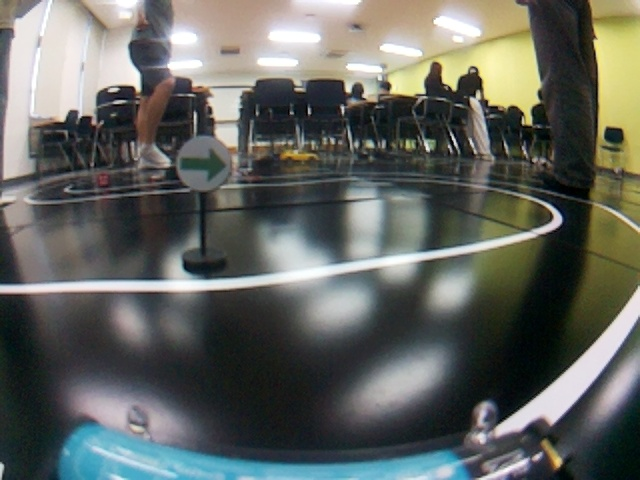
#> input picture reflect_image.jpg, 640 x 480 px
$ python -i cv_module.py   (imports and definitions only)
#> lines starting #> are read from the running program, lines starting #| are printed output that depends on the picture; after the words box and inside, x2 and y2 are one past the last pixel; in counts of white or black regions, pixels touching at a corner belong together
#> further down, picture is the input picture: shape (480, 640, 3); mean B, G, R 96.4, 101.7, 98.8
import cv2
import numpy as np

# PID 제어 변수 (전역)
pid_last_error = 0
pid_integral = 0

def origin_to_gray(frame, lower_white=np.array([0,0,196]), upper_white=np.array([180,28,255])) :
    rgb = cv2.cvtColor(frame, cv2.COLOR_BGRA2RGB)    # BGRA -> RGB
    hsv = cv2.cvtColor(rgb, cv2.COLOR_RGB2HSV)
#> hsv: shape (480, 640, 3); mean H, S, V 72.7, 55.5, 107.9
    mask = cv2.inRange(hsv, lower_white, upper_white)   # 흰색범위 지정한 마스크 생성
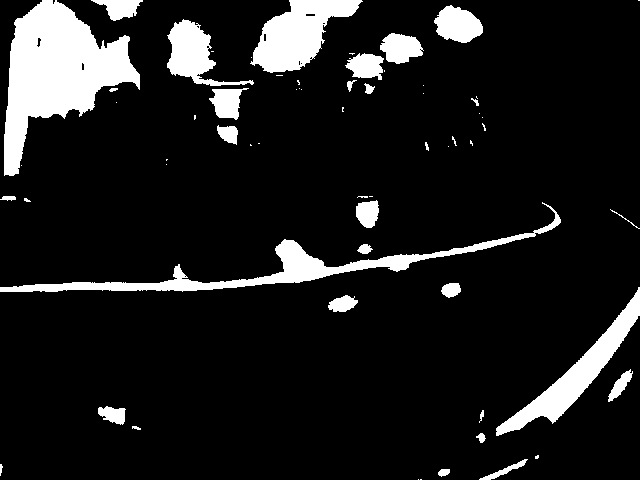
#> mask: shape (480, 640); 11.4% white; 63 white regions (33 under 20 px), largest, box (x1, y1, x2, y2) and area: (4, 0, 140, 176) 11476, (0, 202, 561, 292) 5552, (250, 0, 363, 73) 4324
    mask_white = cv2.bitwise_and(frame, frame, mask=mask)   # 원본 이미지에 마스크 적용, 흰색 영역만 남김
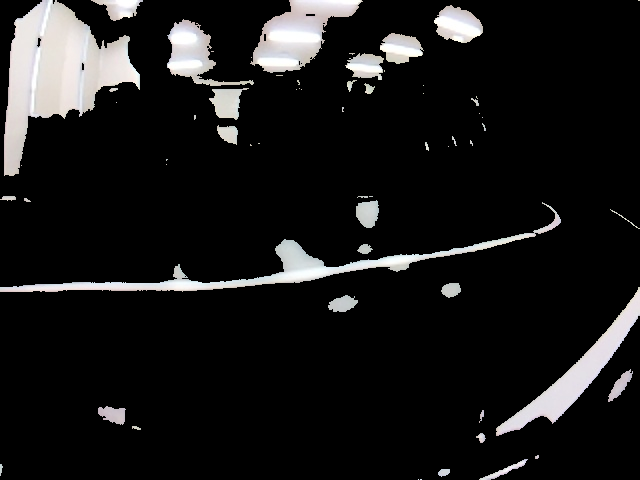
#> mask_white: shape (480, 640, 3); mean B, G, R 25, 25, 25.4
    gray = cv2.cvtColor(mask_white, cv2.COLOR_BGR2GRAY) # 그레이스케일
    gray = cv2.medianBlur(gray, 3) # 미디언 블러 (반사광 억제)
    kernel_size = 7  # 차선 두께보다 약간 작은 크기로 조정
    kernel = cv2.getStructuringElement(cv2.MORPH_RECT, (kernel_size, kernel_size))
    tophat = cv2.morphologyEx(gray, cv2.MORPH_TOPHAT, kernel)
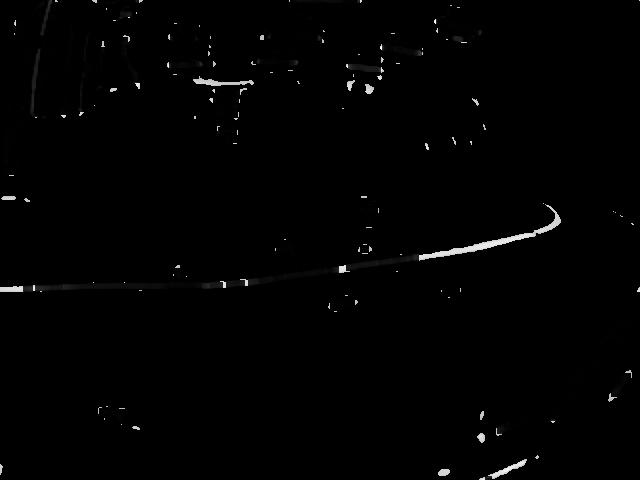
#> tophat: shape (480, 640); min 0, max 253, mean 2.1
    gray = cv2.subtract(gray, tophat) # 반사광 억제: 원본 gray에서 tophat 결과 빼기
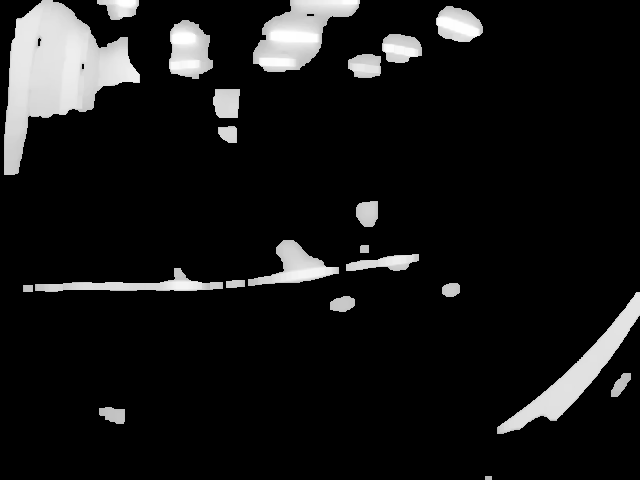
#> gray: shape (480, 640); min 0, max 255, mean 22.9

    return gray

# [6 lines left out: function gray_to_canny, not called in this run]

import numpy as np

# [116 lines left out: functions get_center_from_canny, get_motor_angle, detect_black_yellow, not called in this run]


>>> import cv2
>>> picture = cv2.imread('../reflect_image.jpg')
>>> result = origin_to_gray(picture)

$ run again, on test_pic_1.jpg
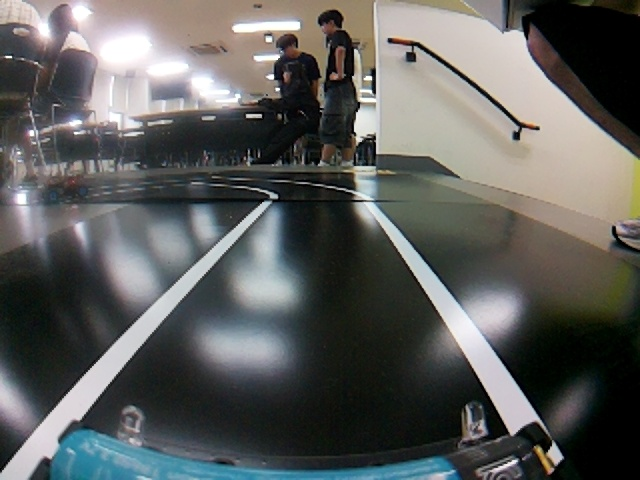
#> input picture test_pic_1.jpg, 640 x 480 px
#> picture is the input picture: shape (480, 640, 3); mean B, G, R 92.8, 94.7, 93.6
#> hsv: shape (480, 640, 3); mean H, S, V 68.2, 50.2, 100.7
#> in origin_to_gray, `mask = cv2.inRange(hsv, lower_white, upper_white)`:
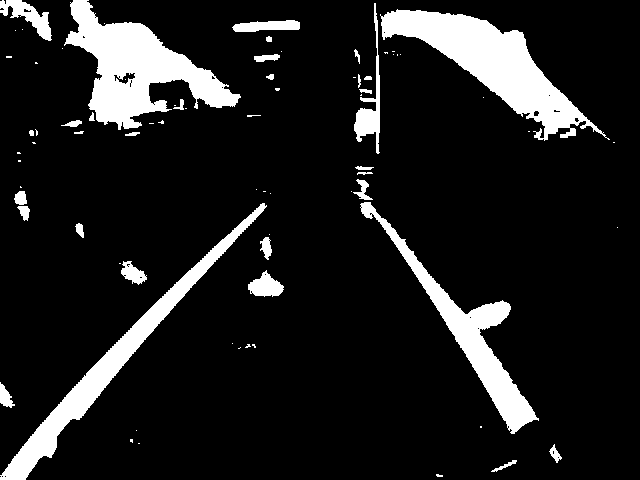
#> mask: shape (480, 640); 12% white; 77 white regions (45 under 20 px), largest, box (x1, y1, x2, y2) and area: (380, 9, 610, 141) 9574, (64, 0, 241, 130) 9253, (0, 203, 267, 480) 6618
#> in origin_to_gray, `gray = cv2.subtract(gray, tophat)`:
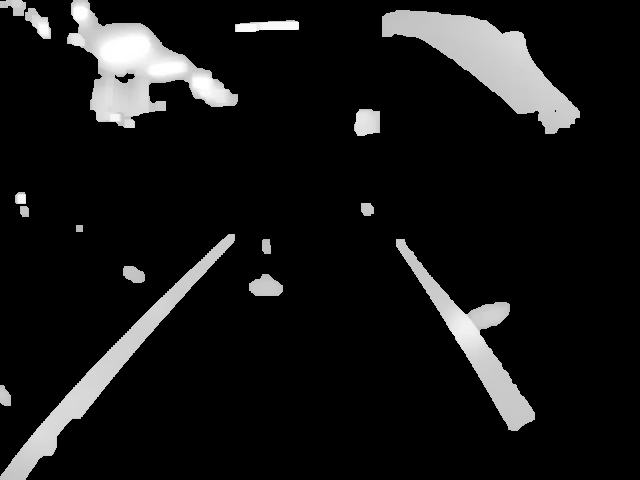
#> gray: shape (480, 640); min 0, max 255, mean 22.9

$ run again, on test_pic_2.jpg
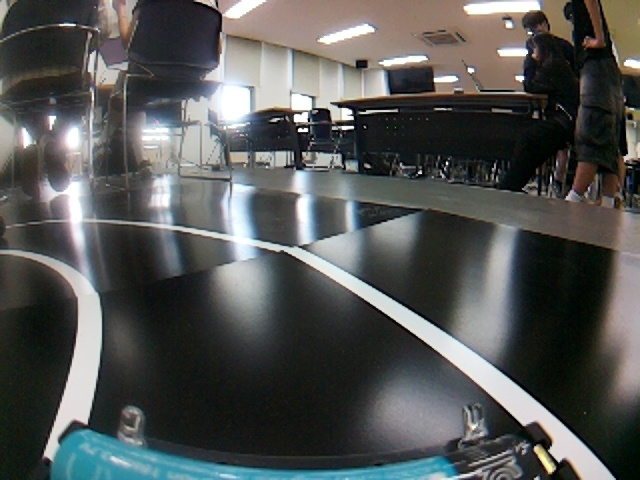
#> input picture test_pic_2.jpg, 640 x 480 px
#> picture is the input picture: shape (480, 640, 3); mean B, G, R 84, 85.3, 83.4
#> hsv: shape (480, 640, 3); mean H, S, V 66.6, 49.3, 90.7
#> in origin_to_gray, `mask = cv2.inRange(hsv, lower_white, upper_white)`:
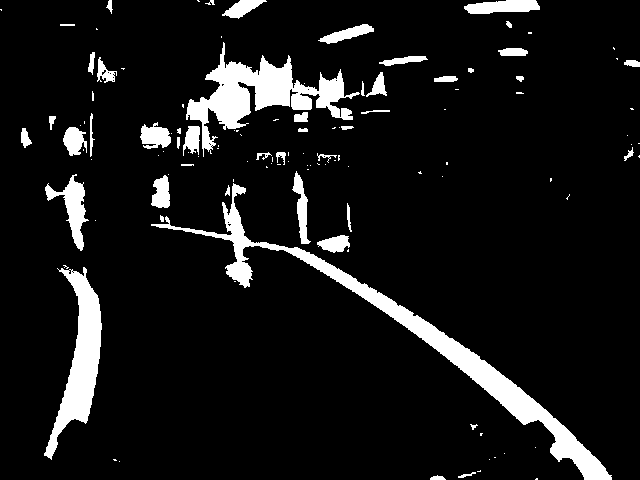
#> mask: shape (480, 640); 8.9% white; 119 white regions (73 under 20 px), largest, box (x1, y1, x2, y2) and area: (151, 183, 612, 480) 8775, (186, 42, 360, 157) 5986, (44, 267, 102, 460) 4158
#> in origin_to_gray, `gray = cv2.subtract(gray, tophat)`:
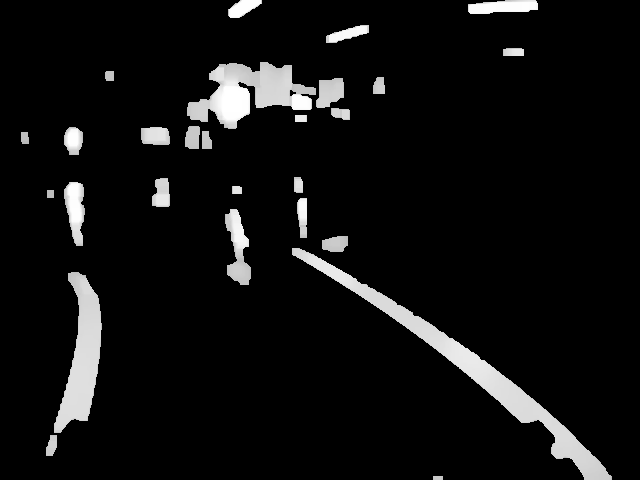
#> gray: shape (480, 640); min 0, max 255, mean 16.7

$ run again, on image_of_dot.PNG
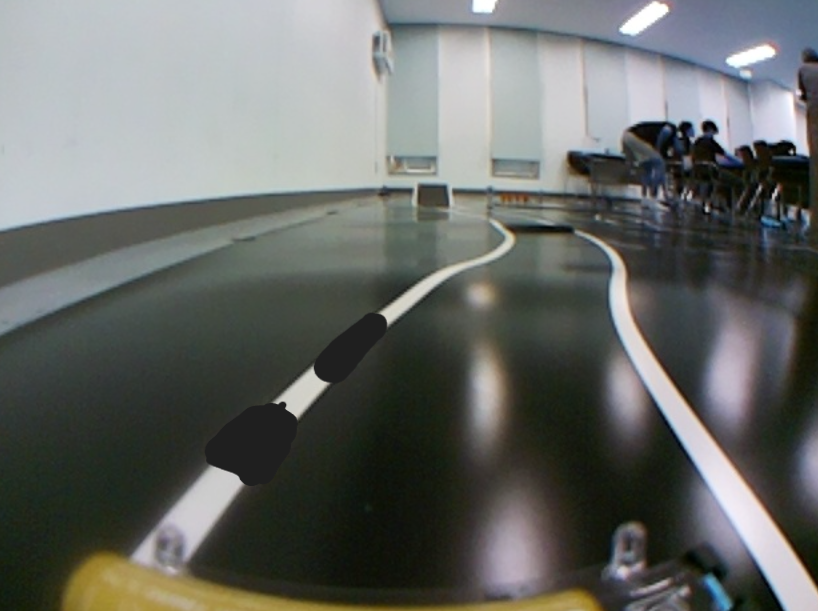
#> input picture image_of_dot.PNG, 818 x 611 px
#> picture is the input picture: shape (611, 818, 3); mean B, G, R 102.8, 106.1, 103.3
#> hsv: shape (611, 818, 3); mean H, S, V 69.3, 42.1, 110.3
#> in origin_to_gray, `mask = cv2.inRange(hsv, lower_white, upper_white)`:
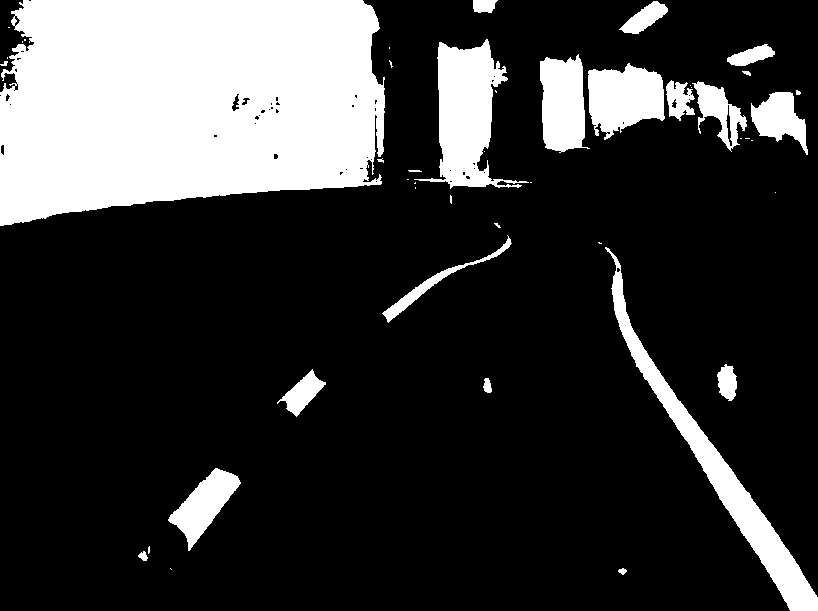
#> mask: shape (611, 818); 21.8% white; 46 white regions (24 under 20 px), largest, box (x1, y1, x2, y2) and area: (0, 0, 385, 226) 74010, (605, 247, 818, 611) 8287, (414, 39, 529, 189) 7459
#> in origin_to_gray, `tophat = cv2.morphologyEx(gray, cv2.MORPH_TOPHAT, kernel)`:
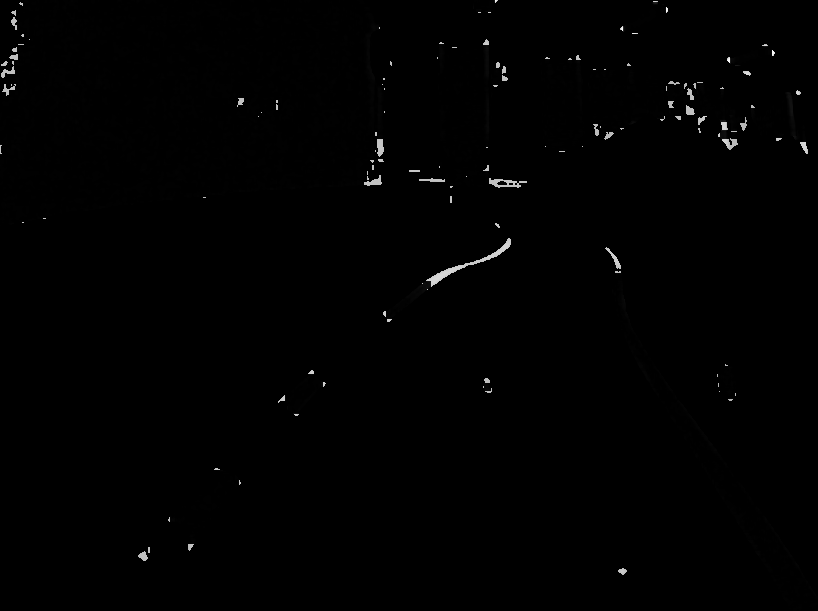
#> tophat: shape (611, 818); min 0, max 253, mean 1.2
